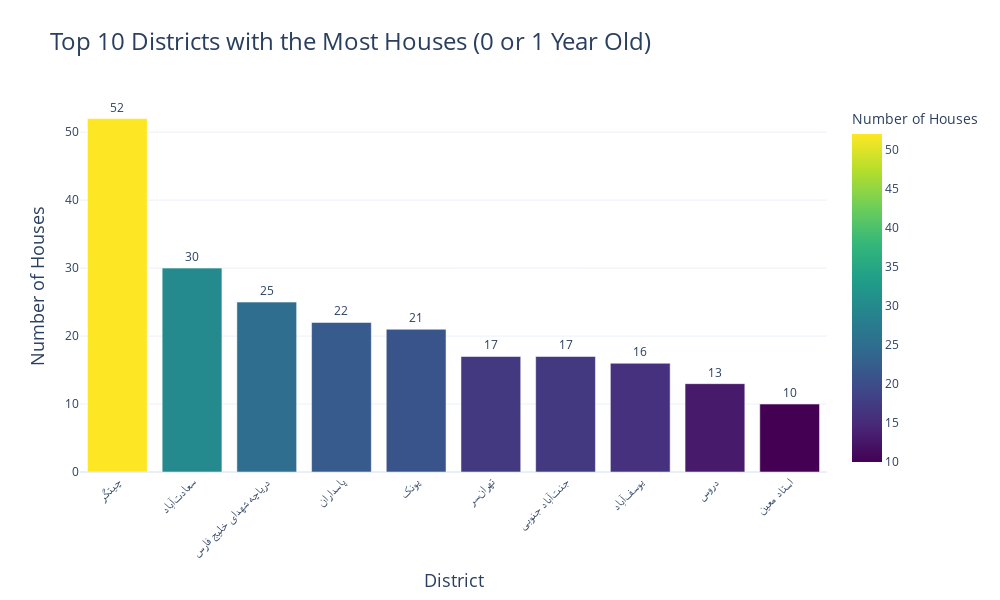

The notebook cell saved with this chart:
### Code cell
# Create a bar chart for the top 10 districts
fig = px.bar(top_10_districts, 
             x='district', 
             y='count', 
             title='Top 10 Districts with the Most Houses (0 or 1 Year Old)',
             labels={'district': 'District', 'count': 'Number of Houses'},
             text='count',  # Display the count on top of the bars
             color='count',  # Use the count for color gradient
             color_continuous_scale=px.colors.sequential.Viridis)  # Use a color scale

# Customize the layout
fig.update_traces(textposition='outside')  # Display the count outside the bars
fig.update_layout(
    title_font_size=24,
    xaxis_title_font_size=18,
    yaxis_title_font_size=18,
    xaxis_tickangle=-45,  # Rotate district names for better readability
    showlegend=False,
    template='plotly_white',
    width=1000,  # Adjust width for better display
    height=600   # Adjust height for better display
)

# Show the plot
fig.show()

### Figure 1 — Plotly figure (JSON) as saved in the notebook; plotly's stock layout.template omitted (floating-point values rounded to 4 significant figures)
{"data": [{"alignmentgroup": "True", "hovertemplate": "District=%{x}<br>Number of Houses=%{marker.color}<extra></extra>", "legendgroup": "", "marker": {"color": [52, 30, 25, 22, 21, 17, 17, 16, 13, 10], "coloraxis": "coloraxis", "pattern": {"shape": ""}}, "name": "", "offsetgroup": "", "orientation": "v", "showlegend": false, "text": [52, 30, 25, 22, 21, 17, 17, 16, 13, 10], "textposition": "outside", "type": "bar", "x": ["چیتگر", "سعادتآباد", "دریاچه شهدای خلیج فارس", "پاسداران", "پونک", "تهرانسر", "جنتآباد جنوبی", "یوسفآباد", "دروس", "استاد معین"], "xaxis": "x", "y": [52, 30, 25, 22, 21, 17, 17, 16, 13, 10], "yaxis": "y"}], "layout": {"barmode": "relative", "coloraxis": {"colorbar": {"title": {"text": "Number of Houses"}}, "colorscale": [[0, "#440154"], [0.1111, "#482878"], [0.2222, "#3e4989"], [0.3333, "#31688e"], [0.4444, "#26828e"], [0.5556, "#1f9e89"], [0.6667, "#35b779"], [0.7778, "#6ece58"], [0.8889, "#b5de2b"], [1, "#fde725"]]}, "height": 600, "legend": {"tracegroupgap": 0}, "showlegend": false, "title": {"font": {"size": 24}, "text": "Top 10 Districts with the Most Houses (0 or 1 Year Old)"}, "width": 1000, "xaxis": {"anchor": "y", "domain": [0, 1], "tickangle": -45, "title": {"font": {"size": 18}, "text": "District"}}, "yaxis": {"anchor": "x", "domain": [0, 1], "title": {"font": {"size": 18}, "text": "Number of Houses"}}}}
